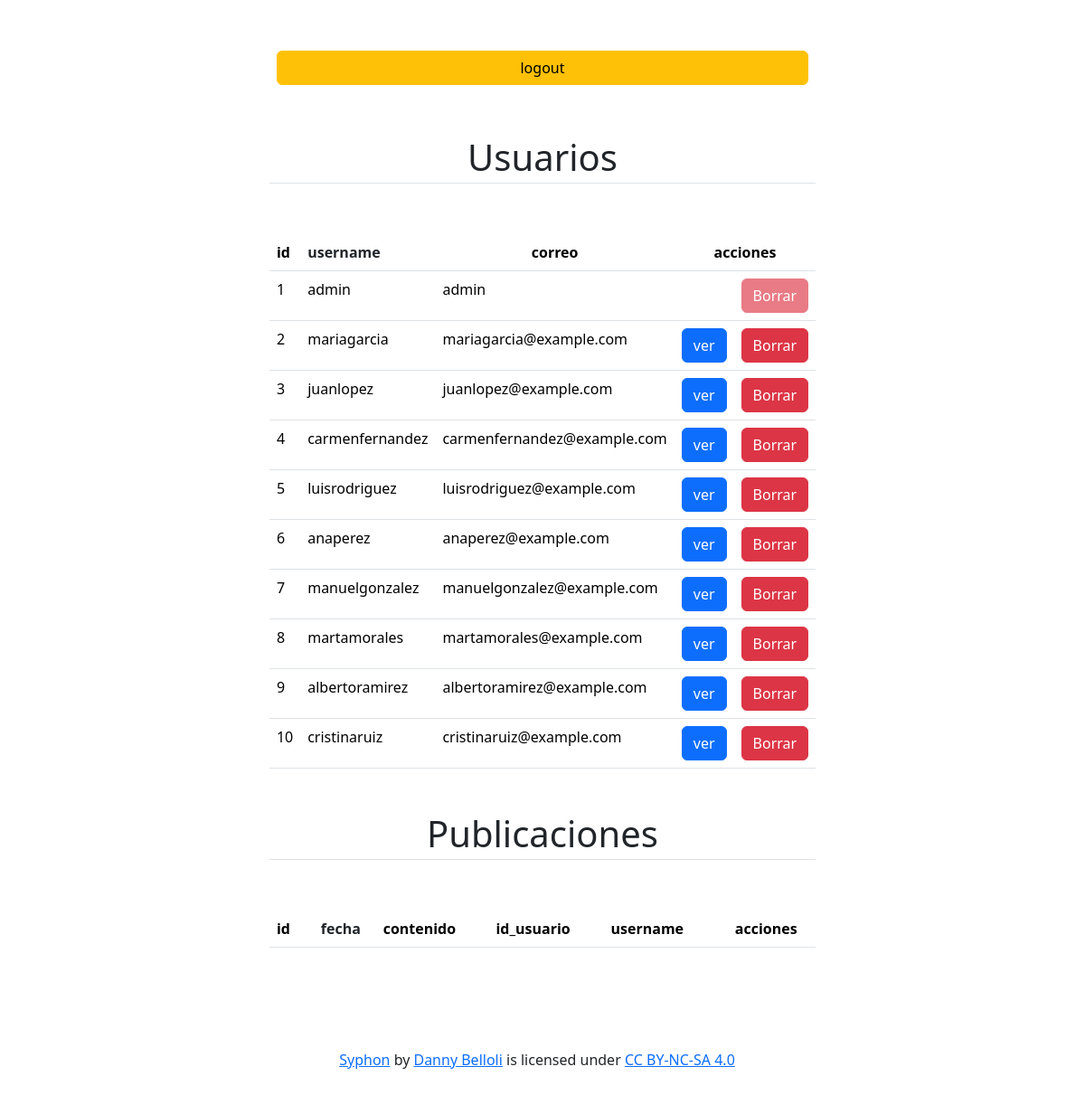
The app's page /crud_admin.php (signed in) with its own data.
### tables this page shows
create table usuario (
    id int unsigned not null primary key auto_increment,
    usuario varchar(30) not null UNIQUE,
    email varchar(60) not null UNIQUE,
    contrasena varchar(200) not null
);

### crud_admin.php (the view, shortened to what this page needs)
<!DOCTYPE html>
<html lang="en">
<head>
    <link rel="stylesheet" href="https://cdn.jsdelivr.net/npm/bootstrap@5.3.2/dist/css/bootstrap.min.css">
</head>
<?php
$conn = new mysqli('localhost', 'root', '7997', 'social');
?>
<body>
    <section class="mt-5 d-flex justify-content-center">
        <div class="d-flex flex-column">
            <div class="d-flex mb-5">
                <a href="logout.php" class="col btn btn-warning m-2">logout</a>
            </div>
            <table class="table my-5">
                <h1 class="style-6 border-bottom text-center pb-1">Usuarios</h1>
                <thead>
                    <th>id</th>
                    <th><a class="link-underline link-underline-opacity-0 text-dark" href="crud_admin.php?consulta=<?php if (isset($_GET["consulta"])) {
                        echo ($_GET["consulta"] == 1) ? 2 : 1;
                    } ?>"><strong>username</strong></a></th>
                    <th class="text-center">correo</th>
                    <th colspan="3" class="text-center">acciones</th>
                </thead>
                <?php
                $consultaSeleccionada = "select * from usuario";
                $consulta = $conn->query($consultaSeleccionada);
                while ($resultado = $consulta->fetch_assoc()) {
                    $id = $resultado["id"];
                    $nombre = $resultado["usuario"];
                    $correo = $resultado["email"];
                    ?>
                    <tr>
                        <td><?php echo $id ?></td>
                        <td><?php echo $nombre ?></td>
                        <td><?php echo $correo ?></td>
                        <td><a href="perfil_view_admin.php?id=<?php echo $resultado["id"] ?>" class=" <?=($resultado["usuario"] == "admin") ? 'd-none' : ''?> btn btn-primary">ver</a>
                        </td>
                        <td><a href="z_coche_borrado.php?id=<?php echo $resultado["id"] ?>"
                                class="btn btn-danger <?=($resultado["usuario"] == "admin") ? 'disabled' : ''?>">Borrar</a>
                        </td>
                    </tr>
                    <?php
                } ?>
            </table>
            <table class="table mt-5">
                <h1 class="style-6 border-bottom text-center pb-1">Publicaciones</h1>
                <thead>
                    <th>id</th>
                    <th class="text-center"><a class="link-underline link-underline-opacity-0 text-dark" href="crud_admin.php?consulta_pub=<?php if (isset($_GET["consulta_pub"])) {
                        echo ($_GET["consulta_pub"] == 1) ? 2 : 1;
                    } ?>"><strong>fecha</strong></a></th>
                    <th>contenido</th>
                    <th>id_usuario</th>
                    <th>username</th>
                    <th colspan="3" class="text-center">acciones</th>
                </thead>
            </table>
        </div>
    </section>
    <footer class="d-flex flex-column justify-content-center p-5 mt-5 flex-wraps flex-md-row text-center">
        <p xmlns:cc="http://creativecommons.org/ns#" xmlns:dct="http://purl.org/dc/terms/"><a property="dct:title"
                rel="cc:attributionURL" href="https://github.com/Danny79k/Proyecto-III-trimestre">Syphon</a> by <a
                rel="cc:attributionURL dct:creator" property="cc:attributionName"
                href="https://github.com/Danny79k">Danny Belloli</a> is licensed under <a
                href="https://creativecommons.org/licenses/by-nc-sa/4.0/?ref=chooser-v1" target="_blank"
                rel="license noopener noreferrer" style="display:inline-block;">CC BY-NC-SA 4.0<img
                    src="https://mirrors.creativecommons.org/presskit/icons/sa.svg?ref=chooser-v1" alt=""></a></p>
    </footer>
</body>
</html>

### records on screen
usuario: id "1", usuario "admin", email "admin"
usuario: id "2", usuario "mariagarcia", email "mariagarcia@example.com"
usuario: id "3", usuario "juanlopez", email "juanlopez@example.com"
usuario: id "4", usuario "carmenfernandez", email "carmenfernandez@example.com"
usuario: id "5", usuario "luisrodriguez", email "luisrodriguez@example.com"
usuario: id "6", usuario "anaperez", email "anaperez@example.com"
usuario: id "7", usuario "manuelgonzalez", email "manuelgonzalez@example.com"
usuario: id "8", usuario "martamorales", email "martamorales@example.com"
usuario: id "9", usuario "albertoramirez", email "albertoramirez@example.com"
usuario: id "10", usuario "cristinaruiz", email "cristinaruiz@example.com"
